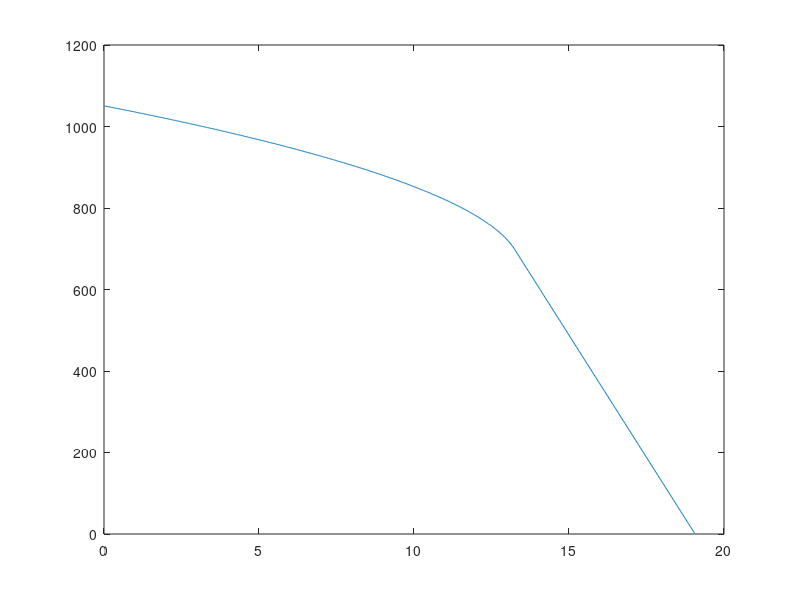
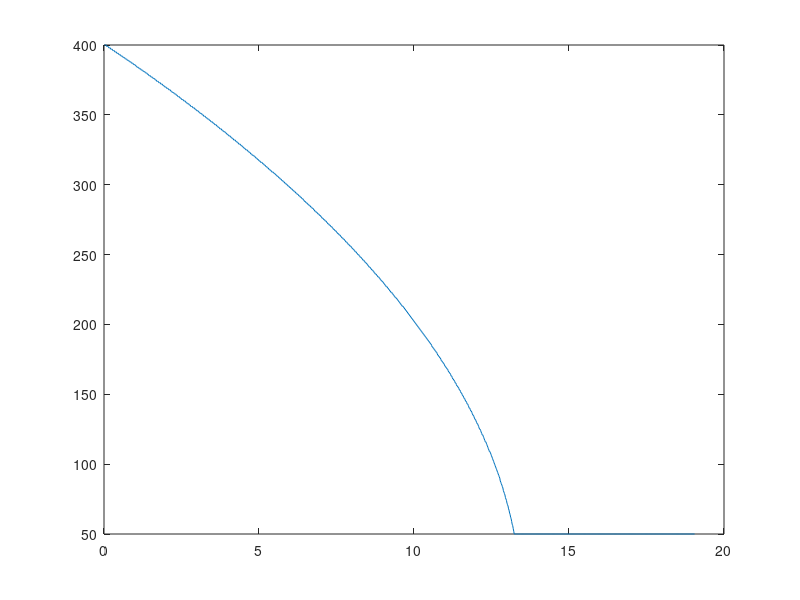

Reproduce these figures in MATLAB, in order.
clear;clc;
t=1;
period=1050;
increase_divider=400;
min_divider=50;


divCounter=increase_divider;
incDivider=increase_divider;
phase=period;
while (true)
    
  if (rem(t,100)==1)
    ph(ceil(t/100))=phase;
    div(ceil(t/100))=incDivider;
  end
  t=t+1;
  
  divCounter=divCounter-1;
  if (divCounter <= 0) 
    if (phase > 1) 
	    phase=phase-1;
    else
        break;
    end 
    divCounter=incDivider;
    if (incDivider > min_divider) 
	   incDivider=incDivider-1;
    end
  end
end

figure(1);plot((1:length(ph))/60,ph);
figure(2);plot((1:length(div))/60,div);
